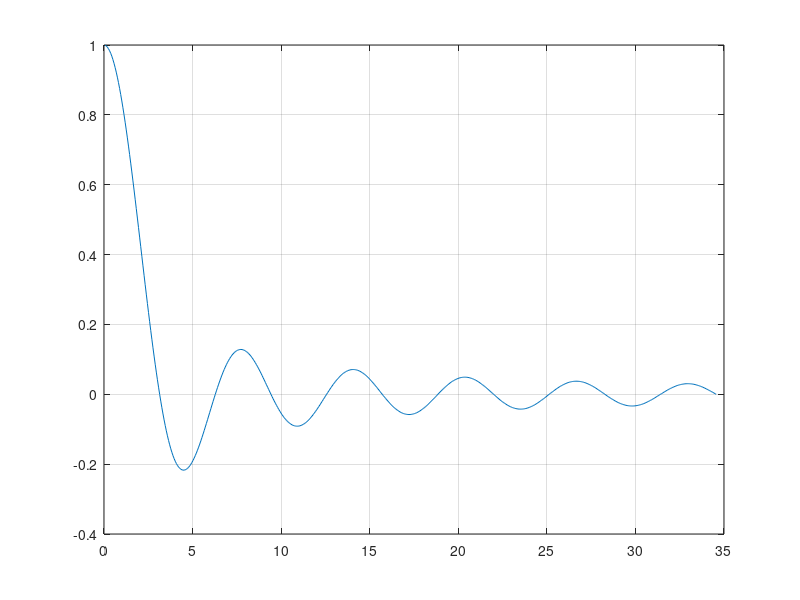

Write the MATLAB code that produced this figure.
clear x;
clear y;

tpi=2*pi;

for i=1:550
    x(i)=i/100;
    arg(i)=tpi*x(i);
    y(i)=sin(arg(i))/(arg(i));
end


figure(1);
plot(arg,y);
grid on;